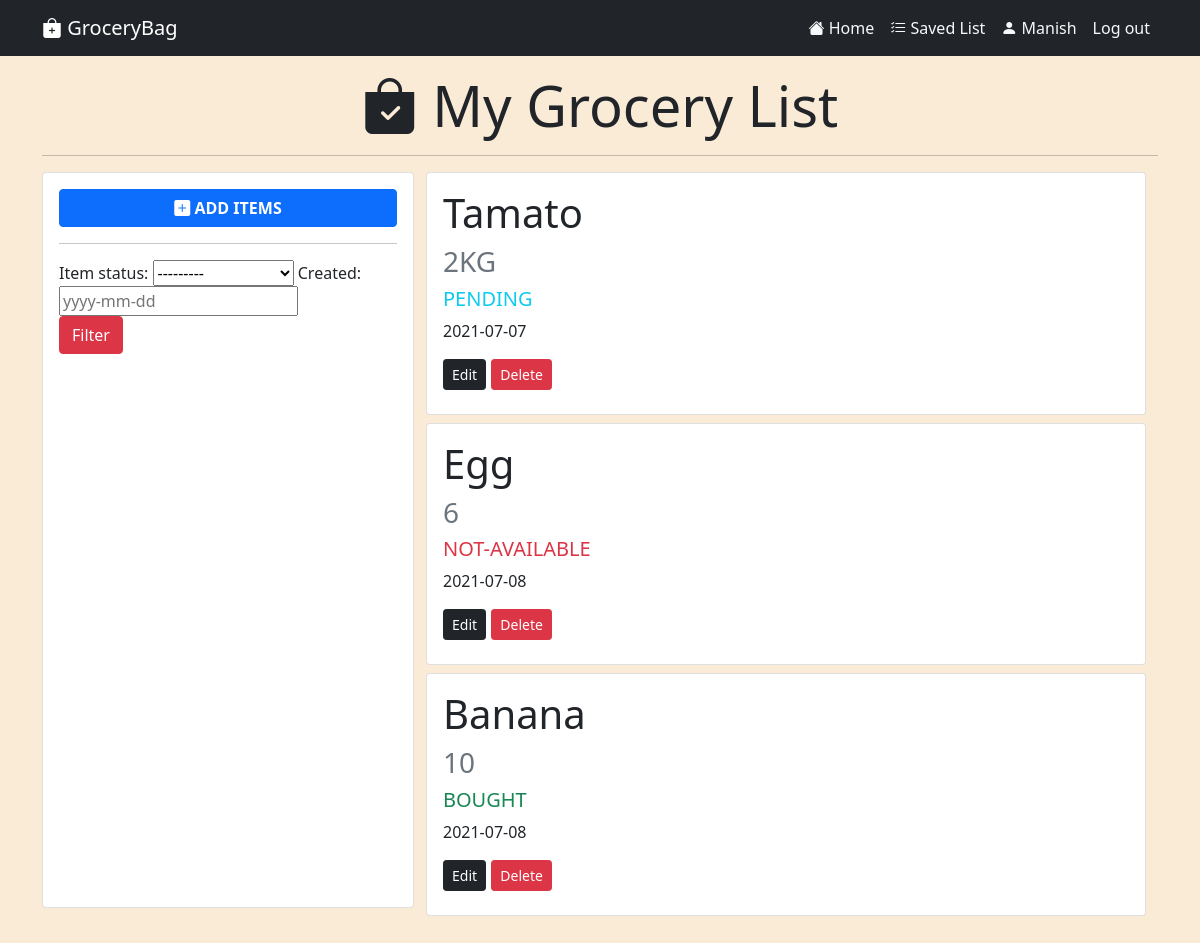
Page /home (signed in) on the committed database.
### list/models.py (models this page shows, shortened)
class MyList(models.Model):
    customer = models.ForeignKey(Profile, on_delete=models.CASCADE)
    item_name = models.CharField(max_length=200)
    item_quantity = models.CharField(max_length=200)
    item_status = models.CharField(max_length=20, choices=ITEM_STATUS)
    created = models.DateField(auto_now_add=True)

### list/views.py (the view)
# urls.py: path('home',HomeView.as_view(), name='home'),
class HomeView(LoginRequiredMixin,ListView):
    model = MyList
    context_object_name = 'items'
    login_url = 'login'
    template_name ='list/home.html'
    def get_context_data(self,**kwargs):
        context = super().get_context_data(**kwargs)
        context['filter'] = DateFilter(self.request.GET, queryset=self.get_queryset())
        return context

### templates/list/home.html (shortened to what this page needs)
{% extends 'base.html' %}
{% load crispy_forms_tags %}
{% load bootstrap %}
{% block content %}
<div class="container">
  <br>
  <br>
  <br>
    <h3 class="display-4 text-center"><i class="bi bi-bag-check-fill"> </i><b>My Grocery List</b></h3>
    <hr>
    <div class="container">
      <div class="row">
        <div class="card col-sm-4 p-3 mb-3">
          <a href="{% url 'add-item'  %}" class="btn btn-primary"><b><i class="bi bi-plus-square-fill"> </i>ADD ITEMS</b></a>
          <hr>
          <form action="" method="GET">
            {{filter.form|bootstrap}}
            <br>
            <button type="submit" class='btn btn-danger'>Filter</button>
          </form>
        </div>
        <div class="col-sm-8 col-md-8">
            {% for item in filter.qs %}
            {% if user.id  == item.customer.id %}
               <div class="p-3 mb-2 card">
                <h1>{{item.item_name}}</h1>
                <h3 class="text-muted">{{item.item_quantity}}</h3>
                <h5>
                  {% if item.item_status == 'BUY' %}
                      <span class='text-info'>PENDING</span>
                  {% endif %}
                  {% if item.item_status == 'BOUGHT' %}
                      <span class='text-success'>BOUGHT</span>
                  {% endif %}
                  {% if item.item_status == 'NOT-AVAILABLE' %}
                      <span class='text-danger'>NOT-AVAILABLE</span>
                  {% endif %}
                </h5>
                <p>{{item.created|date:'Y-m-d'}}</p>
                <h5>
                  <a href="{% url 'update-item' item.pk %}" class="btn btn-dark btn-sm">Edit</a>
                  <a href="{% url 'delete-item' item.pk %}" class="btn btn-danger btn-sm">Delete</a>
                </h5>
               </div>
            {% endif %}
          {% endfor %}
        </div>
      </div>
    </div>
    <br>
</div>
<br>
{% endblock %}

### templates/base.html (shortened to what this page needs)
<!doctype html>
<html lang="en">
  <head>
    <link href="https://cdn.jsdelivr.net/npm/bootstrap@5.0.2/dist/css/bootstrap.min.css" rel="stylesheet">
    <link rel="stylesheet" href="https://cdnjs.cloudflare.com/ajax/libs/bootstrap-icons/1.5.0/font/bootstrap-icons.min.css" />
  </head>
  <body style="background-color: antiquewhite;">
   <nav class="navbar navbar-expand-md bg-dark navbar-dark fixed-top">
    <div class="container">
       <a href="{% url 'index'  %}" id="logo" class="navbar-brand logo"><i class="bi bi-bag-plus-fill"> </i>GroceryBag</a>
        <div class="collapse navbar-collapse text-light" id="navmenu">
            <ul class="navbar-nav ms-auto">
                {% if user.is_authenticated %}
                <li class="nav-item">
                  <a href="{% url 'home'  %}" class="nav-link text-light" ><i class="bi bi-house-fill"> </i>Home</a>
                </li>
                <li class="nav-item">
                  <a href="{% url 'list'  %}" class="nav-link text-light"><i class="bi bi-list-check"> </i>Saved List</a>
                </li>
                <li class="nav-item">
                  <a class="nav-link  text-light" href="{% url 'myprofile'  %}"><i class="bi bi-person-fill"> </i>{{user|title}}</a>
                </li>
                <li class="nav-item">
                  <a class="nav-link  text-light" href="{% url 'logout'  %}">Log out</a>
                </li>
                {% endif %}
            </ul>
        </div>
    </div>
  </nav>
    {% block content %}
    {% endblock %}
  </body>
</html>

### rows in the picture
MyList: item_name "Tamato", item_quantity "2KG", item_status "PENDING", created "2021-07-07"
MyList: item_name "Egg", item_quantity "6", item_status "NOT-AVAILABLE", created "2021-07-08"
MyList: item_name "Banana", item_quantity "10", item_status "BOUGHT", created "2021-07-08"

### other values in the picture
{{ user|title }} "Manish"
